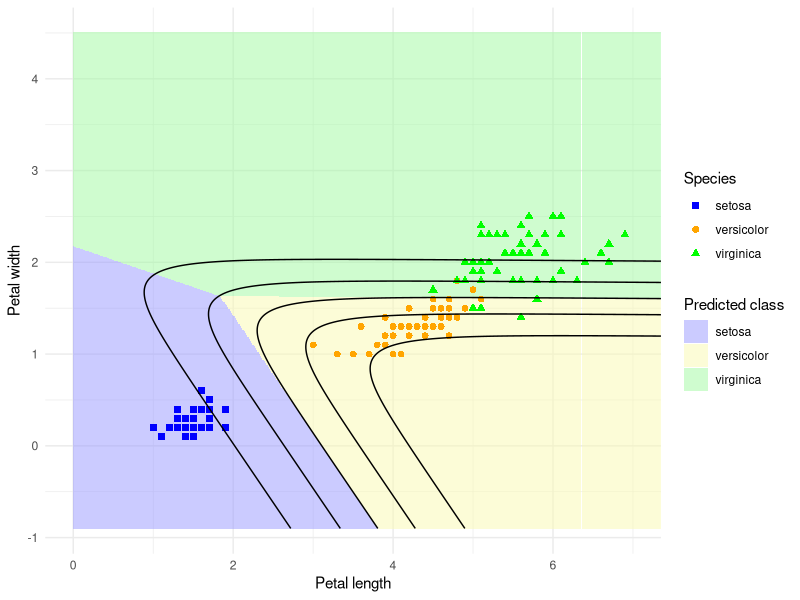
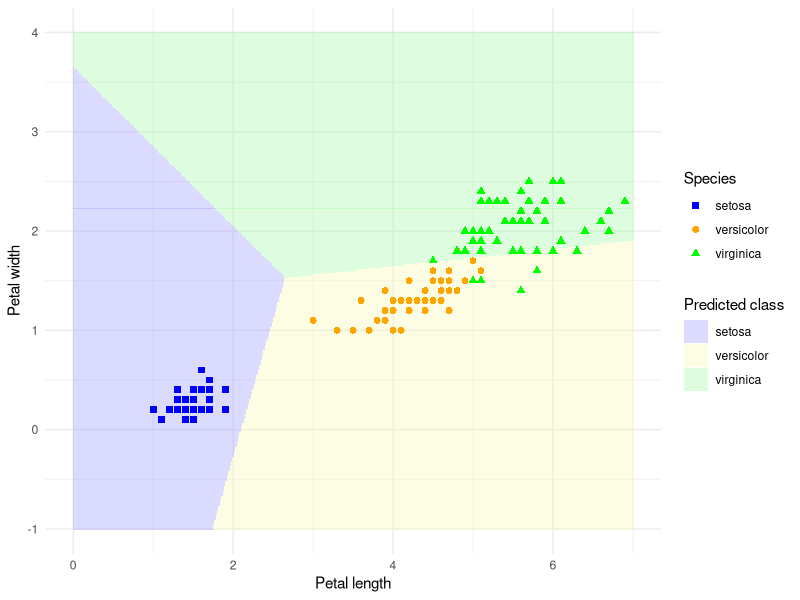

Reproduce these figures in R, in order.
library(tidyverse)

iris <- as_tibble(iris)

# -----------------------------
# Data (2 features, 3 classes)
# -----------------------------
df <- iris |>
  mutate(
    x1 = Petal.Length,
    x2 = Petal.Width,
    y  = Species,
    Species = as_factor(Species)
  ) |>
  select(x1, x2, everything())

train_x <- df |>
  select(x1, x2)
train_y <- df |>
  select(y)

# -----------------------------
# Fit multinomial logistic regression
# -----------------------------
model <- nnet::multinom(
  y ~ x1 + x2,
  data = df,
  decay = 0.1, # L2 regularization (use in book example)
  trace = FALSE
)

# -----------------------------
# Grid for decision surface
# -----------------------------
x1_seq <- seq(
  min(train_x$x1) - 1,
  max(train_x$x1) + 1,
  length.out = 500
)
x2_seq <- seq(
  min(train_x$x2) - 1,
  max(train_x$x2) + 2,
  length.out = 500
)

grid <- expand_grid(x1 = x1_seq, x2 = x2_seq)

# class predictions + probabilities
grid_prob <- predict(
  model,
  newdata = grid,
  type = "prob"
)

grid <- grid |>
  mutate(
    class = predict(
      model,
      newdata = grid,
      type = "class"
  )
)

grid <- bind_cols(grid, as_tibble(grid_prob))

# Choose probability for label Iris-Versicolor
grid$prob_iris <- grid$virginica
grid$prob_iris <- grid$setosa
grid$prob_iris <- grid$versicolor

# -----------------------------
# Plot
# -----------------------------
ggplot() +
  # decision regions (like contourf)
  geom_tile(
    data = grid,
    aes(x = x1, y = x2, fill = class),
    alpha = 0.5
  ) +
  scale_fill_manual(values = c(
    setosa = "#9898ff",
    versicolor = "#fafab0",
    virginica = "#a0faa0"
  )) +  # training points
  geom_point(
    data = df,
    aes(x = x1, y = x2, color = Species, shape = Species),
    size = 2
  ) +
  scale_color_manual(
    values = c(
      setosa = "blue",
      versicolor = "orange",
      virginica = "green"
    )
  ) +
  scale_shape_manual(
    values = c(
      setosa = 15,
      versicolor = 16,
      virginica = 17
    )
  ) +
  # merge legend
  guides(
    color = guide_legend(order = 1),
    shape = guide_legend(order = 1),
    fill  = guide_legend(order = 2)
  ) +
  # probability contours (like plt.contour + clabel idea)
  geom_contour(
    data = grid,
    aes(x = x1, y = x2, z = prob_iris),
    color = "black",
    bins = 6
  ) +
  coord_cartesian(xlim = c(0, 7)) +
  labs(
    x = "Petal length",
    y = "Petal width",
    shape = "Species",
    color = "Species",
    fill = "Predicted class"
  ) +
  theme_minimal()

###############

# =========================================================
# Multinomial Logistic Regression in R
# (LBFGS + explicit bias column + softmax + L2 penalty)
# =========================================================

# -----------------------------
# Softmax
# -----------------------------
softmax <- function(Z) {
  expZ <- exp(Z)
  expZ / rowSums(expZ)
}

lse <- function(a) {
  m <- max(a)
  m + log(sum(exp(a - m)))
}

softmax <- function(a) {
  exp(a - lse(a))
}

# -----------------------------
# One-hot encoding
# -----------------------------
one_hot <- function(y) {
  classes <- sort(unique(y))
  t(
    sapply(
      y,
      function(v) as.numeric(classes == v)
    )
  )
}

# -----------------------------
# Multiclass loss (same as Python)
# -----------------------------
multi_loss_function <- function(w, X, Y, lambda) {

  n_class <- ncol(Y)
  n_feat  <- ncol(X)

  W <- matrix(w, nrow = n_feat, ncol = n_class)

  logits <- X %*% W
  P <- softmax(logits)

  # negative log-likelihood
  nll <- -sum(Y * log(P + 1e-12))

  # L2 regularization (exclude bias row)
  reg <- lambda * sum(W[-1, ]^2)

  nll + reg
}

# -----------------------------
# Fit function (Python-style LBFGS)
# -----------------------------
fit_softmax_lbfgs <- function(X, y, lambda = 1) {

  # explicit bias column
  X <- cbind(1, X)

  Y <- one_hot(y)

  n_feat  <- ncol(X)
  n_class <- ncol(Y)

  # same idea as JAX random init
  set.seed(0)
  w_init <- rnorm(n_feat * n_class, 0, 0.01)

  loss_fn <- function(w) {
    multi_loss_function(w, X, Y, lambda)
  }

  res <- optim(
    par = w_init,
    fn = loss_fn,
    method = "L-BFGS-B",
    control = list(maxit = 1000, factr = 1e7)
  )

  W <- matrix(
    res$par, nrow = n_feat, ncol = n_class
  )

  list(
    weights = W,
    bias = W[1, ],
    coef = W[-1, , drop = FALSE]
  )
}

predict_proba <- function(model, X) {
  X <- cbind(1, X)

  softmax(X %*% model$weights)
}

# -----------------------------
# Prediction: class labels
# -----------------------------
predict_class <- function(model, X) {
  probs <- predict_proba(model, X)

  max.col(probs) - 1
}

df <- iris

X <- as.matrix(
  df |>
    select(Petal.Length, Petal.Width)
)
y <- as.numeric(df$Species) - 1

model <- fit_softmax_lbfgs(X, y, lambda = 0.1)

probs <- predict_proba(model, X)
preds <- predict_class(model, X)

# -----------------------------
# Grid (same idea as Python meshgrid)
# -----------------------------
x1_seq <- seq(0, 7, length.out = 400)
x2_seq <- seq(-1, 4, length.out = 400)

grid <- expand_grid(x1 = x1_seq, x2 = x2_seq)
Xg <- as.matrix(grid)

# -----------------------------
# Predict probabilities on grid
# -----------------------------
grid_probs <- predict_proba(model, Xg)

grid <- grid |>
  mutate(
    setosa = grid_probs[,1],
    versicolor = grid_probs[,2],
    virginica = grid_probs[,3],
    class = factor(
      max.col(grid_probs) - 1,
      levels = c(0,1,2),
      labels = c("setosa","versicolor","virginica")
    )
  )

# -----------------------------
# PLOT (Python-faithful version)
# -----------------------------
ggplot() +

  # ---- contourf equivalent (decision regions)
  geom_tile(
    data = grid,
    aes(x = x1, y = x2, fill = class),
    alpha = 0.35
  ) +

  scale_fill_manual(values = c(
    setosa = "#9898ff",
    versicolor = "#fafab0",
    virginica = "#a0faa0"
  )) +

  # ---- probability contours (this is the key Python part)
  geom_contour(
    data = grid,
    aes(x = x1, y = x2, z = setosa),
    color = "blue",
    breaks = seq(0.1, 0.9, by = 0.2),
    linewidth = 0.4
  ) +

  geom_contour(
    data = grid,
    aes(x = x1, y = x2, z = versicolor),
    color = "purple",
    breaks = seq(0.1, 0.9, by = 0.2),
    linewidth = 0.4
  ) +

  geom_contour(
    data = grid,
    aes(x = x1, y = x2, z = virginica),
    color = "green",
    breaks = seq(0.1, 0.9, by = 0.2),
    linewidth = 0.4
  ) +

  # ---- training points (same markers idea as Python)
  geom_point(
    data = df |>
      mutate(species = factor(Species,
                              levels = c("setosa","versicolor","virginica"))),
    aes(x = Petal.Length,
        y = Petal.Width,
        color = species,
        shape = species),
    size = 2
  ) +

  scale_color_manual(values = c(
    setosa = "blue",
    versicolor = "orange",
    virginica = "green"
  )) +

  scale_shape_manual(values = c(
    setosa = 15,
    versicolor = 16,
    virginica = 17
  )) +

  # ---- merge legend (fix your earlier issue)
  guides(
    color = guide_legend(order = 1),
    shape = guide_legend(order = 1),
    fill  = guide_legend(order = 2)
  ) +

  coord_cartesian(xlim = c(0, 7), ylim = c(-1, 4)) +

  labs(
    x = "Petal length",
    y = "Petal width",
    color = "Species",
    shape = "Species",
    fill  = "Predicted class"
  ) +

  theme_minimal()
